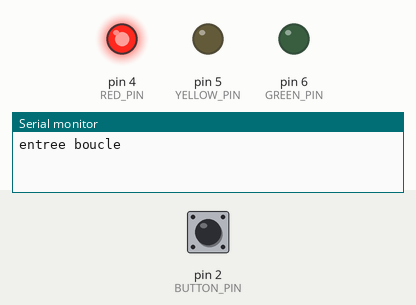
A sketch run on a simulated Arduino Uno, built with avr-gcc and run on an emulated ATmega328P. Parts: output pins drawn as LEDs (lit = HIGH), the last lines printed to the serial monitor. Dashed ring = blinking. The inputs (shaded band) are chosen by the test bench; at power-on: pin 2 (BUTTON_PIN) LOW.

Above: at 1.2 s.
1.3 s: pin 2 (BUTTON_PIN) pulled HIGH for 0.15 s
At 6.4 s:
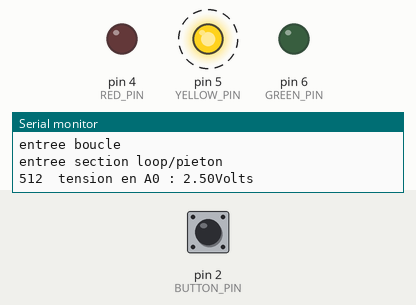
At 7.8 s:
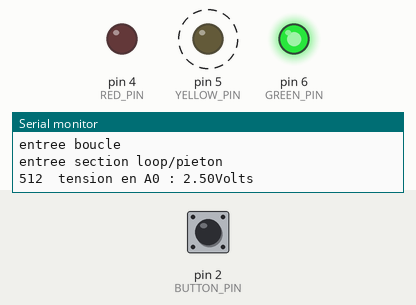
Timing chart, 0 to 10.4 s (numbered marks = the images above; inputs shaded):
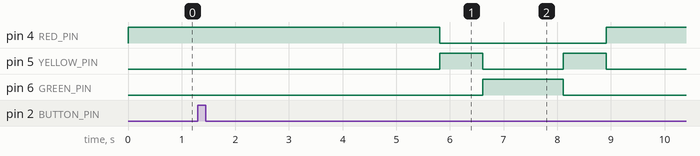

Measured:
- after the input at 1.3 s, pin 4 (RED_PIN): HIGH → LOW after 4.5 s, → HIGH 3.1 s later; pin 5 (YELLOW_PIN): alternates HIGH for 0.80 s and LOW for 1.5 s, starting after 4.5 s; pin 6 (GREEN_PIN): LOW → HIGH after 5.3 s, → LOW 1.5 s later

The sketch:

trafic_light.ino
```cpp
#define GREEN_PIN 6
#define YELLOW_PIN 5
#define RED_PIN 4
#define BUTTON_PIN 2
#define PAS_CAN 5.0F / 1024.0F
void interruptFunction();
volatile bool pietonPushedButton = false;
void setup() {
  // put your setup code here, to run once:
  Serial.begin(9600);
  pinMode(GREEN_PIN, OUTPUT);
  pinMode(YELLOW_PIN, OUTPUT);
  pinMode(RED_PIN, OUTPUT);

  digitalWrite(RED_PIN, HIGH);
  attachInterrupt(digitalPinToInterrupt(2), interruptFunction, RISING);
}

void loop() {
  Serial.println("entree boucle");
  if (pietonPushedButton) {
    Serial.println("entree section loop/pieton");
    uint16_t canValue = analogRead(A0);
    float tensionEnAo = canValue * PAS_CAN;

    Serial.print(canValue);
    Serial.print("\ttension en A0 : ");
    Serial.print(tensionEnAo);
    Serial.println("Volts");
    uint16_t tempsDelay = (3000.0F / 1024.0F) * canValue;
    // put your main code here, to run repeatedly:
    sequencePietons(tempsDelay);
    pietonPushedButton = false;
    //interrupts();
    attachInterrupt(digitalPinToInterrupt(2), interruptFunction, RISING);
  }
  delay(5000);
}
/**
* fonction de gestion d'interruption
*/
void interruptFunction() {
  //noInterrupts();
  detachInterrupt(digitalPinToInterrupt(2));
  Serial.println("iterruption declenchée");
  pietonPushedButton = true;
}
/**
* sequence feux pietons
*/
void sequencePietons(uint16_t tempsDelay) {
  delay(800);
  digitalWrite(YELLOW_PIN, HIGH);
  digitalWrite(RED_PIN, LOW);
  delay(800);
  digitalWrite(GREEN_PIN, HIGH);
  digitalWrite(YELLOW_PIN, LOW);
  delay(tempsDelay);
  digitalWrite(YELLOW_PIN, HIGH);
  digitalWrite(GREEN_PIN, LOW);
  delay(800);
  digitalWrite(RED_PIN, HIGH);
  digitalWrite(YELLOW_PIN, LOW);
}
```
